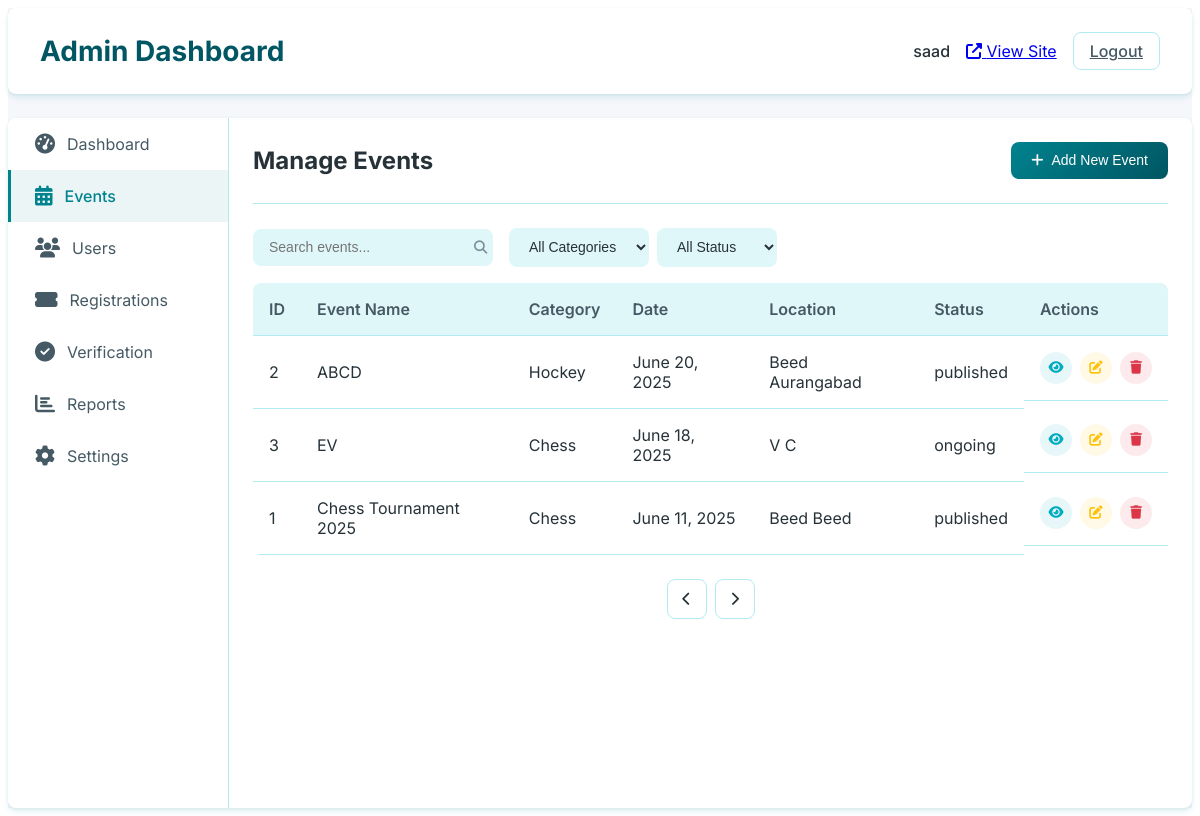
/superadmin/dashboard/events/ (signed in), run on the app's committed database.
### app/models.py (models this page shows, shortened)
class Tournament(models.Model):
    STATUS_CHOICES = [
        ('draft', 'Draft'),
        ('published', 'Published'),
        ('ongoing', 'Ongoing'),
        ('completed', 'Completed'),
        ('cancelled', 'Cancelled'),
    ]
    title = models.CharField(max_length=200)
    slug = models.SlugField(unique=True, blank=True)
    description = models.TextField()
    category = models.ForeignKey(Category, on_delete=models.CASCADE, related_name='tournaments')
    organizer = models.ForeignKey(User, on_delete=models.CASCADE, related_name='organized_tournaments', default=None, null=True)
    start_date = models.DateField()
    end_date = models.DateField()
    tournament_time = models.TimeField(default=timezone.datetime.strptime('10:00', '%H:%M').time())
    registration_deadline = models.DateTimeField()
    venue = models.CharField(max_length=200)
    address = models.TextField(blank=True, null=True)
    city = models.CharField(max_length=100)
    state = models.CharField(max_length=100)
    country = models.CharField(max_length=100)
    postal_code = models.CharField(max_length=20, null=True, blank=True)
    max_participants = models.PositiveIntegerField()
    min_participants = models.PositiveIntegerField(default=2)
    entry_fee = models.DecimalField(max_digits=10, decimal_places=2)
    prize_pool = models.DecimalField(max_digits=10, decimal_places=2)
    tournament_format = models.CharField(max_length=100)  # e.g., "Single Elimination", "Double Elimination", "Round Robin"
    rules = models.TextField()
    banner_image = models.ImageField(upload_to='tournament_banners/')
    additional_images = models.ManyToManyField(TournamentImage, blank=True, related_name='additional_tournaments')
    status = models.CharField(max_length=20, choices=STATUS_CHOICES, default='draft')
    is_featured = models.BooleanField(default=False)
    created_at = models.DateTimeField(auto_now_add=True)
    updated_at = models.DateTimeField(auto_now=True)
    contact_email = models.EmailField()
    contact_phone = models.CharField(max_length=20)
    whatsapp_number = models.CharField(max_length=20, blank=True)
    facebook_event = models.URLField(blank=True)
    instagram_post = models.URLField(blank=True)
    upi_id = models.ForeignKey(
        Upis,
        max_length=100,
        blank=True,
        help_text="UPI ID for payment collection",
        on_delete=models.SET_NULL,
        null=True,
        related_name='tournaments'
    )
    class Meta:
        ordering = ['-start_date']

class Category(models.Model):
    name = models.CharField(max_length=100)
    slug = models.SlugField(unique=True, blank=True)
    description = models.TextField(blank=True)
    icon = models.CharField(max_length=50, blank=True)  # For FontAwesome icons
    created_at = models.DateTimeField(auto_now_add=True)
    updated_at = models.DateTimeField(auto_now=True)
    type = models.CharField(
        max_length=20,
        choices=[
            ('sports', 'Sports'),
            ('esports', 'Esports'),
            ('cultural', 'Cultural'),
            ('academic', 'Academic'),
            ('technology', 'Technology'),
            ('other', 'Other'),
        ]
    )
    class Meta:
        verbose_name_plural = "Categories"
        ordering = ['name']
    def __str__(self):
        return self.name

### app/View/admin/admin_events.py (the view, shortened to what this page needs)
# urls.py: path('superadmin/dashboard/events/', admin_events, name='admin_events'),
@login_required
def admin_events(request):
    events = Tournament.objects.all()
    categories = Category.objects.all()
    context = {
        'events': events,
        'categories': categories,
        'upi_ids': Upis.objects.all(),
        'active_tab': 'events',
    }
    return render(request, 'admin/events.html', context)

### templates/admin/events.html (shortened to what this page needs)
{% extends 'admin/base_admin.html' %}
{% load static %}
{% block content %}
<div class="admin-tab active">
    <div class="tab-header">
        <h2>Manage Events</h2>
        <button class="primary-btn" data-modal-target="add-event-modal">
            <i class="fas fa-plus"></i> Add New Event
        </button>
    </div>
    <div class="dashboard-actions">
        <div class="search-box">
            <input type="text" placeholder="Search events...">
            <button type="button"><i class="fas fa-search"></i></button>
        </div>
        <div class="filter-options">
            <select data-filter-type="category">
                <option value="">All Categories</option>
            </select>
            <select data-filter-type="status">
                <option value="">All Status</option>
            </select>
        </div>
    </div>
    <div class="data-table-container">
        <table class="admin-table">
            <thead>
                <tr>
                    <th>ID</th>
                    <th>Event Name</th>
                    <th>Category</th>
                    <th>Date</th>
                    <th>Location</th>
                    <th>Status</th>
                    <th>Actions</th>
                </tr>
            </thead>
            <tbody>
                {% for event in events %}
                <tr>
                    <td>{{ event.id }}</td>
                    <td>{{ event.title }}</td>
                    <td>{{ event.category }}</td>
                    <td>{{ event.start_date }}</td>
                    <td>{{ event.venue }} {{event.city}}</td>
                    <td>
                        {{ event.status }}
                    </td>
                    <td class="action-buttons">
                        <button class="view-btn" title="View" data-id="{{ event.id }}"><i
                                class="fas fa-eye"></i></button>
                        <button class="edit-btn" title="Edit" data-id="{{ event.id }}"
                            data-modal-target="add-event-modal"><i class="fas fa-edit"></i></button>
                        <button class="delete-btn" title="Delete" data-id="{{ event.id }}" data-type="event"><i
                                class="fas fa-trash"></i></button>
                    </td>
                </tr>
                {% empty %}
                <tr>
                    <td colspan="7" class="text-center">No events found</td>
                </tr>
                {% endfor %}
            </tbody>
        </table>
    </div>
    <div class="pagination">
        <button class="page-btn" {% if not events.has_previous %}disabled{% endif %}><i
                class="fas fa-chevron-left"></i></button>
        <button class="page-btn" {% if not events.has_next %}disabled{% endif %}><i
                class="fas fa-chevron-right"></i></button>
    </div>
</div>
{% endblock %}

### templates/admin/base_admin.html (shortened to what this page needs)
{% load static %}
<!DOCTYPE html>
<html lang="en">
<head>
    <link rel="stylesheet" href="https://cdnjs.cloudflare.com/ajax/libs/font-awesome/6.4.0/css/all.min.css">
    <link rel="stylesheet" href="{% static 'css/admin.css' %}">
</head>
<body>
    <div class="admin-dashboard">
        <div class="dashboard-header">
            <h1>Admin Dashboard</h1>
            <div class="user-info">
                <span>{{ request.user.username }}</span>
                <a href="{% url 'home' %}" target="_blank" class="view-site-btn"><i class="fas fa-external-link-alt"></i> View Site</a>
                <a class="logout-btn" href="{% url 'logout' %}">Logout</a>
            </div>
        </div>
        <div class="dashboard-main">
            <div class="dashboard-nav">
                <ul>
                    <li>
                        <a href="{% url 'admin_dashboard' %}" class="nav-item {% if active_tab == 'dashboard' %}active{% endif %}">
                            <i class="fas fa-tachometer-alt"></i> Dashboard
                        </a>
                    </li>
                    <li>
                        <a href="{% url 'admin_events' %}" class="nav-item {% if active_tab == 'events' %}active{% endif %}">
                            <i class="fas fa-calendar-alt"></i> Events
                        </a>
                    </li>
                    <li>
                        <a href="{% url 'admin_users' %}" class="nav-item {% if active_tab == 'users' %}active{% endif %}">
                            <i class="fas fa-users"></i> Users
                        </a>
                    </li>
                    <li>
                        <a href="{% url 'admin_registrations' %}" class="nav-item {% if active_tab == 'registrations' %}active{% endif %}">
                            <i class="fas fa-ticket-alt"></i> Registrations
                        </a>
                    </li>
                    <li>
                        <a href="{% url 'admin_verification' %}" class="nav-item {% if active_tab == 'verification' %}active{% endif %}">
                            <i class="fas fa-check-circle"></i> Verification
                        </a>
                    </li>
                    <li>
                        <a href="{% url 'admin_reports' %}" class="nav-item {% if active_tab == 'reports' %}active{% endif %}">
                            <i class="fas fa-chart-bar"></i> Reports
                        </a>
                    </li>
                    <li>
                        <a href="{% url 'admin_settings' %}" class="nav-item {% if active_tab == 'settings' %}active{% endif %}">
                            <i class="fas fa-cog"></i> Settings
                        </a>
                    </li>
                </ul>
            </div>
            <div class="dashboard-content">
                {% block content %}{% endblock %}
            </div>
        </div>
    </div>
</body>
</html>

### data on the page
Tournament: id "2", title "ABCD", category "Hockey", start_date "June 20, 2025", venue "Beed", city "Aurangabad", status "published"
Tournament: id "3", title "EV", category "Chess", start_date "June 18, 2025", venue "V", city "C", status "ongoing"
Tournament: id "1", title "Chess Tournament 2025", category "Chess", start_date "June 11, 2025", venue "Beed", city "Beed", status "published"

### other printed values
{{ request.user.username }} "saad"
